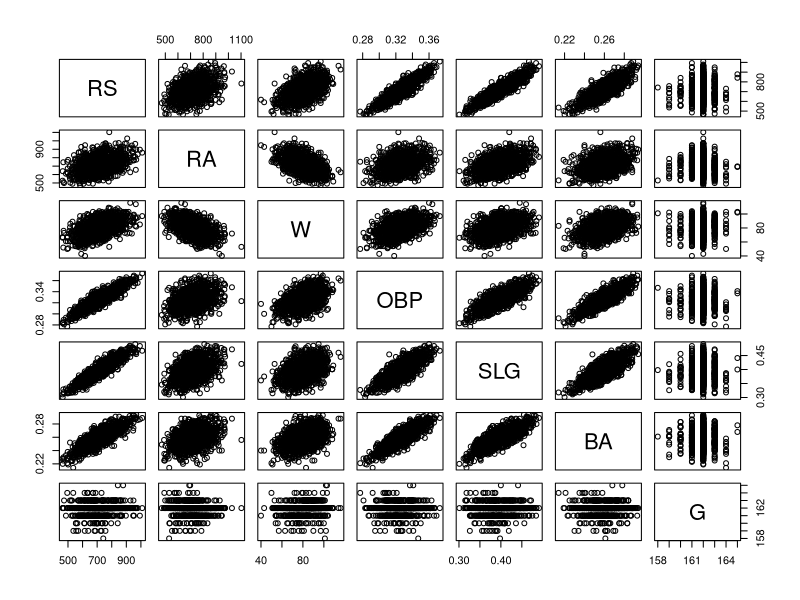
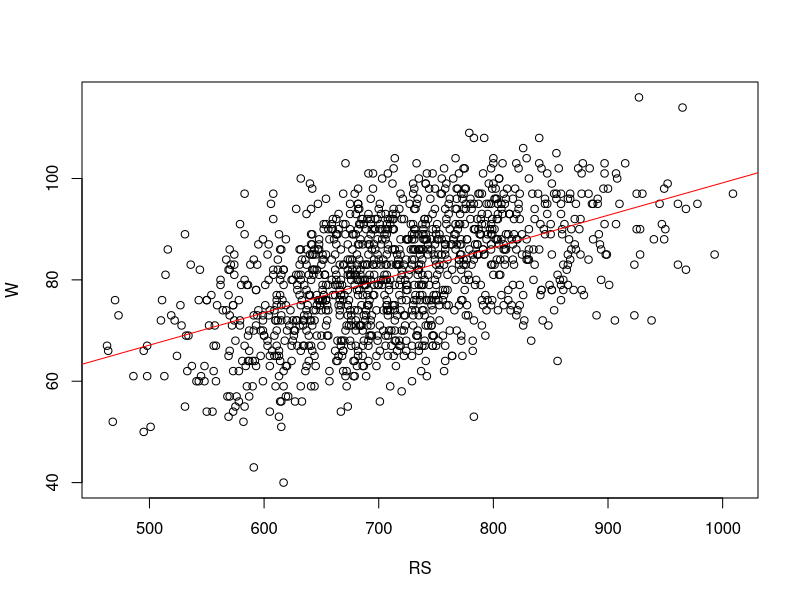
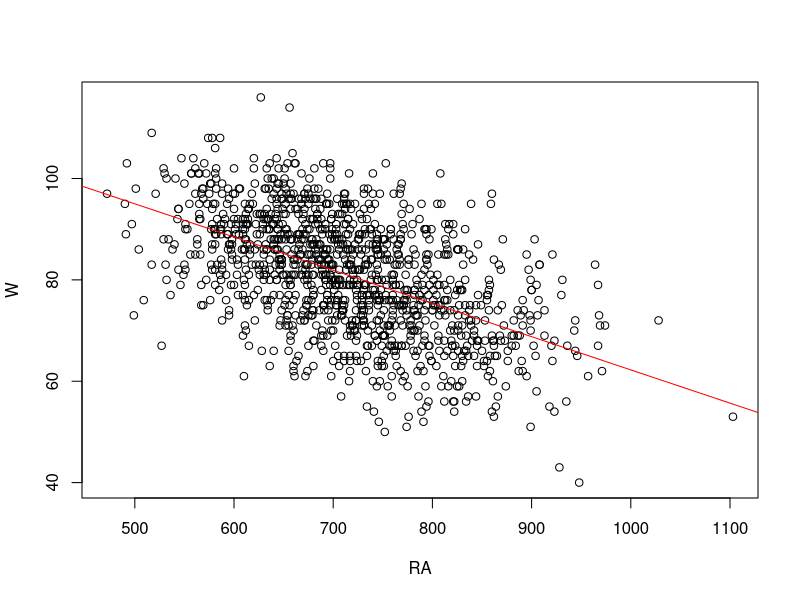
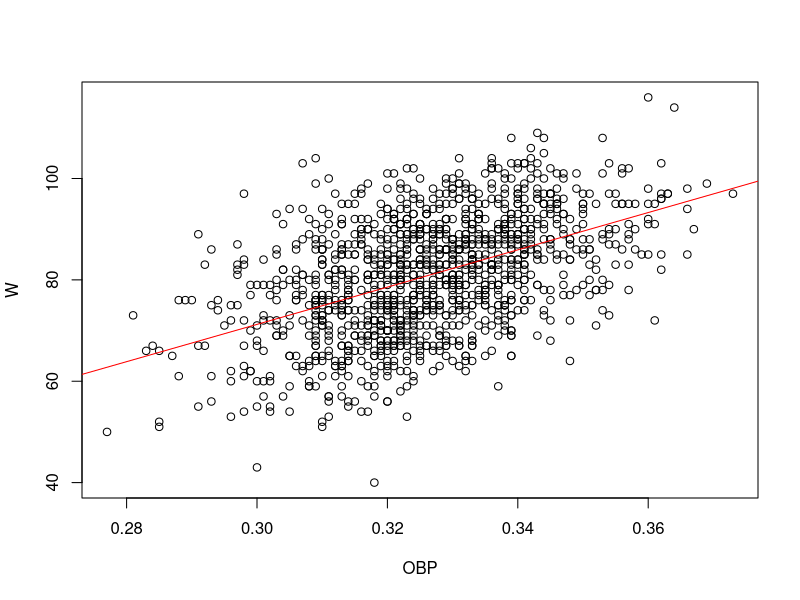
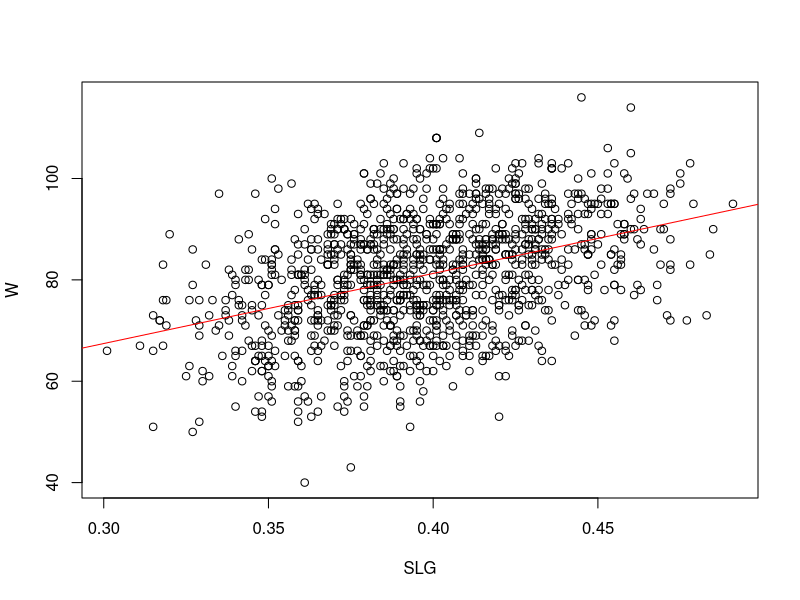
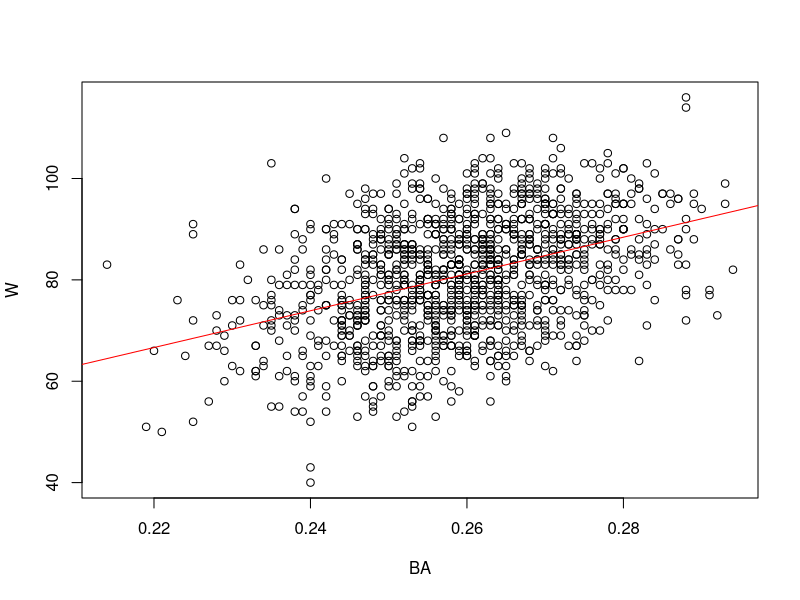
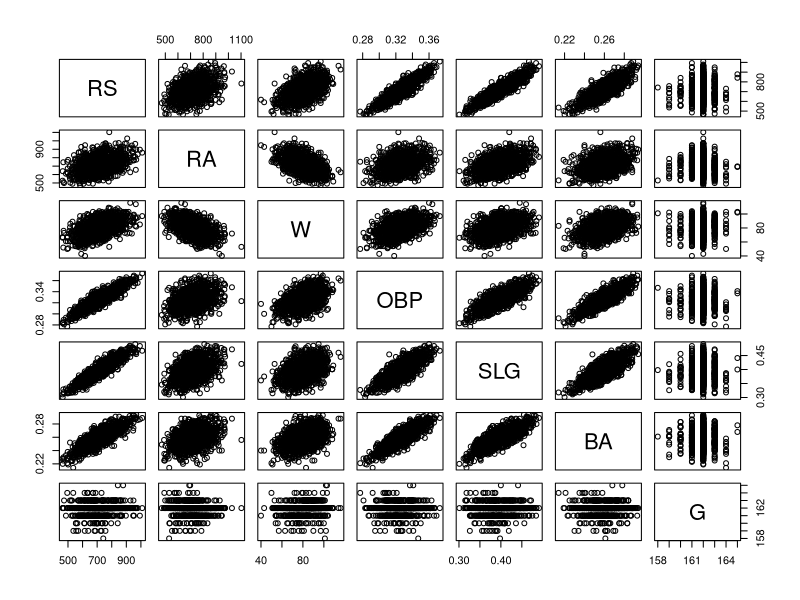
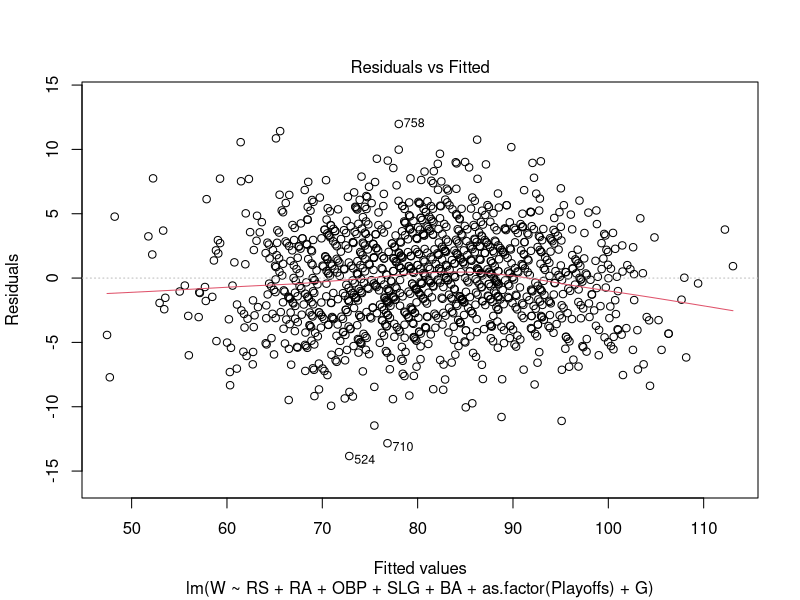

The R source for these figures, in order: (Note: this script raises an error after producing the figures.)
## ---- chunk 1
Baseball=read.csv("baseball.csv")
Baseball=Baseball[,c("Team","League","Year","RS","RA","W","OBP","SLG","BA","Playoffs","G")]
Baseball
## ---- chunk 2
Baseball_Quantitative=Baseball[,c("RS","RA","W","OBP","SLG","BA","G")]
## ---- chunk 3
pairs(Baseball_Quantitative)
## ---- chunk 4
RS_Model=lm(W~RS,data=Baseball)
summary(RS_Model)
## ---- chunk 5
plot(W~RS,data=Baseball) & abline(RS_Model,col="red")
## ---- chunk 6
library(car)
ncvTest(RS_Model)
## ---- chunk 7
shapiro.test(RS_Model$residuals)
## ---- chunk 8
durbinWatsonTest(RS_Model)
## ---- chunk 9
RA_Model=lm(W~RA,data=Baseball)
summary(RA_Model)
## ---- chunk 10
plot(W~RA,data=Baseball) & abline(RA_Model,col="red")
## ---- chunk 11
library(car)
ncvTest(RA_Model)
## ---- chunk 12
shapiro.test(RA_Model$residuals)
## ---- chunk 13
durbinWatsonTest(RA_Model)
## ---- chunk 14
OBP_Model=lm(W~OBP,data=Baseball)
summary(OBP_Model)
## ---- chunk 15
plot(W~OBP,data=Baseball) & abline(OBP_Model,col="red")
## ---- chunk 16
library(car)
ncvTest(OBP_Model)
## ---- chunk 17
shapiro.test(OBP_Model$residuals)
## ---- chunk 18
durbinWatsonTest(OBP_Model)
## ---- chunk 19
SLG_Model=lm(W~SLG,data=Baseball)
summary(SLG_Model)
## ---- chunk 20
plot(W~SLG,data=Baseball) & abline(SLG_Model,col="red")
## ---- chunk 21
library(car)
ncvTest(SLG_Model)
## ---- chunk 22
shapiro.test(SLG_Model$residuals)
## ---- chunk 23
durbinWatsonTest(SLG_Model)
## ---- chunk 24
BA_Model=lm(W~BA,data=Baseball)
summary(BA_Model)
## ---- chunk 25
plot(W~BA,data=Baseball) & abline(BA_Model,col="red")
## ---- chunk 26
library(car)
ncvTest(BA_Model)
## ---- chunk 27
shapiro.test(BA_Model$residuals)
## ---- chunk 28
durbinWatsonTest(BA_Model)
## ---- chunk 29
pairs(Baseball_Quantitative)
## ---- chunk 30
cor(Baseball_Quantitative)
## ---- chunk 31
All_Multiple_Model=lm(W~RS+RA+OBP+SLG+BA+as.factor(Playoffs)+G,data=Baseball)
summary(All_Multiple_Model)
## ---- chunk 32
summary(All_Multiple_Model)
## ---- chunk 33
plot(All_Multiple_Model, which=1)
## ---- chunk 34
ncvTest(All_Multiple_Model)
## ---- chunk 35
shapiro.test(All_Multiple_Model$residuals)
## ---- chunk 36
durbinWatsonTest(All_Multiple_Model)
## ---- chunk 37
summary(All_Multiple_Model)
## ---- chunk 38
summary(All_Multiple_Model)
## ---- chunk 39
Backward_PValue_1=update(All_Multiple_Model, .~. - BA)
summary(Backward_PValue_1)
## ---- chunk 40
Backward_PValue_2=update(Backward_PValue_1, .~. - SLG)
summary(Backward_PValue_2)
## ---- chunk 41
Backward_PValue_Final=update(Backward_PValue_2, .~. - OBP)
summary(Backward_PValue_Final)
## ---- chunk 42
Forward_AIC_1=lm(W~1,data=Baseball)

Forward_AIC=step(
  Forward_AIC_1, 
  scope = W ~ RS + RA + OBP + SLG + BA + as.factor(Playoffs) + G, 
  direction = "forward")

summary(Forward_AIC)
## ---- chunk 43
Forward_AIC_Model=lm(W~as.factor(Playoffs)+RA+RS+G+OBP+SLG,data=Baseball)
## ---- chunk 44
all=regsubsets(W~.,data=Baseball,nvmax=7)
summary(all)$adj
## ---- chunk 45
summary(all)$adj
plot(summary(all)$adj ~ seq(7), type = "b", pch = 19, col = "blue") 
## ---- chunk 46
RSquaredAdjusted_Model=lm(W~RS+RA+OBP+SLG+BA+Playoffs+G,data=Baseball)
## ---- chunk 47
summary(all)$rsq
plot(summary(all)$rsq ~ seq(7), type = "b", pch = 19, col = "blue") 
## ---- chunk 48
RSquare_Model=lm(W~RS+RA,data=Baseball)
## ---- chunk 49
InteractionModel = lm(W ~ RS + RA + OBP + SLG + BA + as.factor(Playoffs) + G + (RA * RS), data = Baseball)
summary(InteractionModel)
## ---- chunk 50
summary(InteractionModel)
## ---- chunk 51
plot(W~RS,data=Baseball)
## ---- chunk 52
plot(W~RA,data=Baseball)
## ---- chunk 53
plot(W~OBP,data=Baseball)
## ---- chunk 54
plot(W~SLG,data=Baseball)
## ---- chunk 55
plot(W~BA,data=Baseball)
## ---- chunk 56
Forward_AIC_Model=lm(W~as.factor(Playoffs)+RA+RS+G+OBP+SLG,data=Baseball)
RSquare_Model=lm(W~RS+RA,data=Baseball)
## ---- chunk 57
vif(Forward_AIC_Model)
## ---- chunk 58
vif(update(Forward_AIC_Model, .~. -RS))
## ---- chunk 59
vif(RSquare_Model)
## ---- chunk 60
Baseball_AIC=Baseball[,c("Team","League","Year","RS","RA","W","OBP","SLG","BA","Playoffs","G")]
head(Baseball_AIC)
## ---- chunk 61
summary(Forward_AIC_Model)
## ---- chunk 62
#Outlier = 3 * Residual Standard Error
3*3.831
## ---- chunk 63
Baseball_AIC[,12] = abs(Forward_AIC_Model$residuals)
names(Baseball_AIC)[12] = "AbsResiduals"
Baseball[Baseball_AIC$AbsResiduals >= 11.493,]
## ---- chunk 64
plot(Forward_AIC_Model, which = 4)
## ---- chunk 65
Baseball_AIC_Data=Baseball_AIC[-c(211,524,710,758,958,1147,1223),]
## ---- chunk 66
AIC_Model2=lm(W~as.factor(Playoffs)+RA+RS+G+OBP+SLG,data=Baseball_AIC_Data)
summary(Forward_AIC_Model)
summary(AIC_Model2)
## ---- chunk 67
Baseball_RS=Baseball[,c("Team","League","Year","RS","RA","W","OBP","SLG","BA","Playoffs","G")]
head(Baseball_RS)
## ---- chunk 68
summary(RSquare_Model)
## ---- chunk 69
#Outlier = 3 * Residual Standard Error
3*3.98
## ---- chunk 70
Baseball_RS[,12] = abs(RSquare_Model$residuals)
names(Baseball_RS)[12] = "AbsResiduals"
Baseball[Baseball_RS$AbsResiduals >= 11.94,]
## ---- chunk 71
plot(RSquare_Model, which = 4)
## ---- chunk 72
Baseball_RS_Data=Baseball_RS[-c(248,340,993,134,188,211,524,710,958),]
## ---- chunk 73
RS_Model2=lm(W~RS+RA,data=Baseball_RS_Data)
summary(RSquare_Model)
summary(RS_Model2)
## ---- chunk 74
MLB2013Data=read.csv("2013MLB.csv")
MLB2013Data
## ---- chunk 75
PredictedWins=predict(AIC_Model2,newdata=MLB2013Data)
MLB2013Data$PredictedWins=PredictedWins
MLB2013Data$Residuals=(MLB2013Data$W - MLB2013Data$PredictedWins)
print(MLB2013Data[,c("Team","W","PredictedWins","Residuals")])
## ---- chunk 76
summary(abs(MLB2013Data$Residuals))
## ---- chunk 77
library(ggplot2)
ggplot(MLB2013Data) + geom_histogram(aes(abs(x=MLB2013Data$Residuals)),bins=100) + ggtitle("MLB 2013 Season Wins: Residuals") + ylab("Count") + xlab("Residuals")
